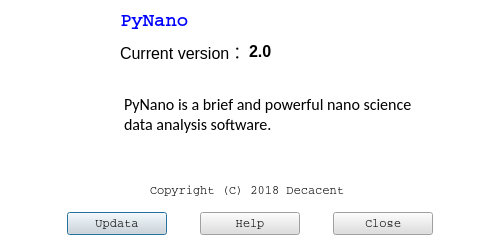
<?xml version="1.0" encoding="UTF-8"?>
<ui version="4.0">
 <class>about</class>
 <widget class="QDialog" name="about">
  <property name="geometry">
   <rect>
    <x>0</x>
    <y>0</y>
    <width>500</width>
    <height>250</height>
   </rect>
  </property>
  <property name="minimumSize">
   <size>
    <width>500</width>
    <height>250</height>
   </size>
  </property>
  <property name="maximumSize">
   <size>
    <width>500</width>
    <height>250</height>
   </size>
  </property>
  <property name="font">
   <font>
    <family>Courier</family>
   </font>
  </property>
  <property name="windowTitle">
   <string>About</string>
  </property>
  <property name="styleSheet">
   <string notr="true">background-color: rgb(255, 255, 255);</string>
  </property>
  <widget class="QLabel" name="label">
   <property name="geometry">
    <rect>
     <x>10</x>
     <y>20</y>
     <width>91</width>
     <height>91</height>
    </rect>
   </property>
   <property name="styleSheet">
    <string notr="true">QLabel{
	image: url(:/img/img2.png);



}</string>
   </property>
   <property name="text">
    <string>&lt;html&gt;&lt;head/&gt;&lt;body&gt;&lt;p align=&quot;center&quot;&gt;&lt;br/&gt;&lt;/p&gt;&lt;/body&gt;&lt;/html&gt;</string>
   </property>
  </widget>
  <widget class="QLabel" name="label_2">
   <property name="geometry">
    <rect>
     <x>120</x>
     <y>0</y>
     <width>71</width>
     <height>41</height>
    </rect>
   </property>
   <property name="text">
    <string>&lt;html&gt;&lt;head/&gt;&lt;body&gt;&lt;p&gt;&lt;span style=&quot; font-size:14pt; font-weight:600; color:#0000ff;&quot;&gt;PyNano&lt;/span&gt;&lt;/p&gt;&lt;/body&gt;&lt;/html&gt;</string>
   </property>
  </widget>
  <widget class="QLabel" name="label_5">
   <property name="geometry">
    <rect>
     <x>110</x>
     <y>180</y>
     <width>281</width>
     <height>21</height>
    </rect>
   </property>
   <property name="text">
    <string>&lt;html&gt;&lt;head/&gt;&lt;body&gt;&lt;p align=&quot;center&quot;&gt;Copyright (C) 2018 Decacent &lt;/p&gt;&lt;/body&gt;&lt;/html&gt;</string>
   </property>
  </widget>
  <widget class="QWidget" name="layoutWidget">
   <property name="geometry">
    <rect>
     <x>40</x>
     <y>210</y>
     <width>421</width>
     <height>27</height>
    </rect>
   </property>
   <layout class="QGridLayout" name="gridLayout">
    <item row="0" column="0">
     <widget class="QPushButton" name="about_update">
      <property name="maximumSize">
       <size>
        <width>100</width>
        <height>16777215</height>
       </size>
      </property>
      <property name="styleSheet">
       <string notr="true">
QPushButton{
	
	
	background-color: rgb(222, 222, 222);
   

}

QPushButton:hover, QPushButton:pressed , QPushButton:checked
{
	
	
	border:none;
	
	
}</string>
      </property>
      <property name="text">
       <string>Updata</string>
      </property>
     </widget>
    </item>
    <item row="0" column="1">
     <widget class="QPushButton" name="about_help">
      <property name="maximumSize">
       <size>
        <width>100</width>
        <height>100</height>
       </size>
      </property>
      <property name="styleSheet">
       <string notr="true">
QPushButton{
	
	
	background-color: rgb(222, 222, 222);
   

}

QPushButton:hover, QPushButton:pressed , QPushButton:checked
{
	
	
	border:none;
	
	
}</string>
      </property>
      <property name="text">
       <string>Help</string>
      </property>
     </widget>
    </item>
    <item row="0" column="2">
     <widget class="QPushButton" name="about_close">
      <property name="maximumSize">
       <size>
        <width>100</width>
        <height>16777215</height>
       </size>
      </property>
      <property name="styleSheet">
       <string notr="true">
QPushButton{
	
	
	background-color: rgb(222, 222, 222);
   

}

QPushButton:hover, QPushButton:pressed , QPushButton:checked
{
	
	
	border:none;
	
	
}</string>
      </property>
      <property name="text">
       <string>Close</string>
      </property>
     </widget>
    </item>
   </layout>
  </widget>
  <widget class="QTextBrowser" name="textBrowser">
   <property name="geometry">
    <rect>
     <x>120</x>
     <y>90</y>
     <width>301</width>
     <height>61</height>
    </rect>
   </property>
   <property name="font">
    <font>
     <family>Calibri</family>
     <pointsize>9</pointsize>
     <weight>50</weight>
     <italic>false</italic>
     <bold>false</bold>
    </font>
   </property>
   <property name="styleSheet">
    <string notr="true">QTextBrowser{
	border:0px solid gray;
}</string>
   </property>
   <property name="undoRedoEnabled">
    <bool>false</bool>
   </property>
   <property name="html">
    <string>&lt;!DOCTYPE HTML PUBLIC &quot;-//W3C//DTD HTML 4.0//EN&quot; &quot;http://www.w3.org/TR/REC-html40/strict.dtd&quot;&gt;
&lt;html&gt;&lt;head&gt;&lt;meta name=&quot;qrichtext&quot; content=&quot;1&quot; /&gt;&lt;style type=&quot;text/css&quot;&gt;
p, li { white-space: pre-wrap; }
&lt;/style&gt;&lt;/head&gt;&lt;body style=&quot; font-family:'Calibri'; font-size:9pt; font-weight:400; font-style:normal;&quot;&gt;
&lt;p style=&quot; margin-top:12px; margin-bottom:12px; margin-left:0px; margin-right:0px; -qt-block-indent:0; text-indent:0px;&quot;&gt;&lt;span style=&quot; font-size:12pt;&quot;&gt;PyNano is a brief and powerful nano science data analysis software. &lt;/span&gt;&lt;/p&gt;&lt;/body&gt;&lt;/html&gt;</string>
   </property>
   <property name="overwriteMode">
    <bool>false</bool>
   </property>
   <property name="openExternalLinks">
    <bool>false</bool>
   </property>
   <property name="openLinks">
    <bool>false</bool>
   </property>
  </widget>
  <widget class="QWidget" name="layoutWidget">
   <property name="geometry">
    <rect>
     <x>120</x>
     <y>30</y>
     <width>169</width>
     <height>44</height>
    </rect>
   </property>
   <layout class="QGridLayout" name="gridLayout_2">
    <item row="0" column="0">
     <widget class="QLabel" name="label_3">
      <property name="font">
       <font>
        <family>Arial</family>
        <pointsize>12</pointsize>
        <italic>false</italic>
       </font>
      </property>
      <property name="text">
       <string>&lt;html&gt;&lt;head/&gt;&lt;body&gt;&lt;p align=&quot;center&quot;&gt;&lt;span style=&quot; font-size:12pt;&quot;&gt;Current version：&lt;/span&gt;&lt;/p&gt;&lt;/body&gt;&lt;/html&gt;</string>
      </property>
     </widget>
    </item>
    <item row="0" column="1">
     <widget class="QLabel" name="label_4">
      <property name="minimumSize">
       <size>
        <width>40</width>
        <height>0</height>
       </size>
      </property>
      <property name="maximumSize">
       <size>
        <width>40</width>
        <height>16777215</height>
       </size>
      </property>
      <property name="font">
       <font>
        <family>Arial</family>
        <italic>false</italic>
       </font>
      </property>
      <property name="text">
       <string>&lt;html&gt;&lt;head/&gt;&lt;body&gt;&lt;p&gt;&lt;span style=&quot; font-size:12pt; font-weight:600;&quot;&gt;2.0&lt;/span&gt;&lt;/p&gt;&lt;/body&gt;&lt;/html&gt;</string>
      </property>
     </widget>
    </item>
   </layout>
  </widget>
 </widget>
 <resources>
  <include location="images.qrc"/>
 </resources>
 <connections/>
</ui>
